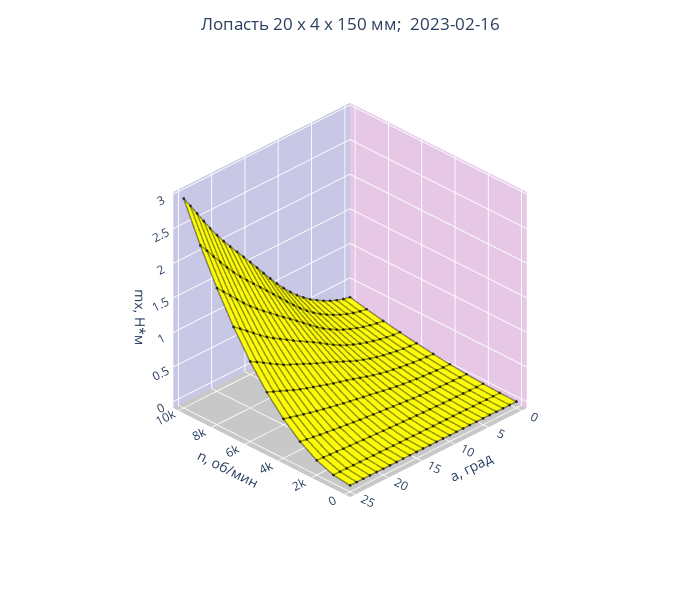

Notebook code for this chart:
### Code cell
plot(mx_m, mx, 'mx, Н*м', [[0,'rgb(255, 255, 0)'], [1,  'rgb(255, 255, 0)']])
